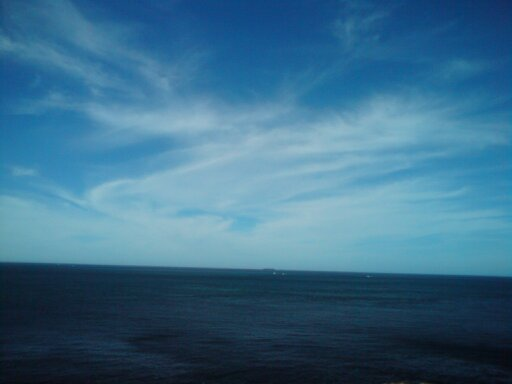
//> input picture hw4_Hough_Transform/sea.jpg, 512 x 384 px
$ ./hw4   (built with g++ and OpenCV 4)
//> lines starting //> are read from the running program, lines starting //| are printed output that depends on the picture; after the words box and inside, x2 and y2 are one past the last pixel; in counts of white or black regions, pixels touching at a corner belong together
#include <iostream>
#include <cstdio>
#include <opencv2/opencv.hpp>
#include <math.h>


using namespace std;
using namespace cv;

int main()
{
	//把圖片以灰階讀入
	Mat img = imread("sea.jpg", CV_LOAD_IMAGE_GRAYSCALE);
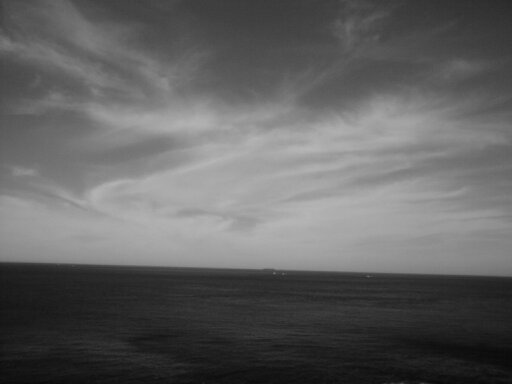
//> img: 384 rows x 512 cols, CV_8UC1; min 9, max 182, mean 97.7

	//先去雜訊，等下做Canny效果才會比較好
	GaussianBlur(img, img, Size(3, 3), 0, 0);

	Mat img_canny, img_threshold;

	int edgeThresh = 50;

	//Canny，找出邊緣並變白色

	Canny(img, img_canny, edgeThresh, edgeThresh*3, 3);
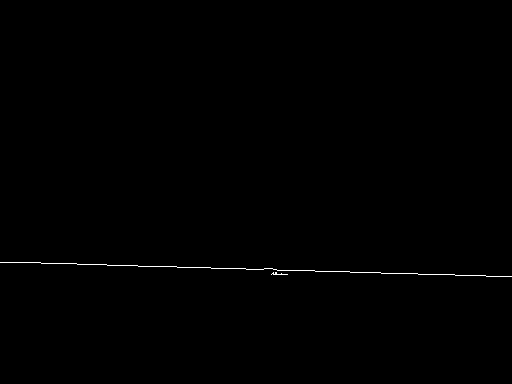
//> img_canny: 384 rows x 512 cols, CV_8UC1; 0.27% white in thin lines or dots, all inside (x1, y1, x2, y2) = (0, 262, 512, 277)

	//反轉影像，讓邊緣變黑
	threshold(img_canny, img_threshold, 128, 255, THRESH_BINARY_INV);

	imwrite("canny.jpg ", img_canny);
	imwrite("img_threshold.jpg ", img_threshold);

	//建立hough圖，三角座標系

	int size =  640;// 影像高寬 : 384*384+512*512 再開根號 	= 640

	// 3600 = 360 / 0.1，以0.1度為一單位 ，Scalar(0) 代表初始全部的點都為 黑色
	Mat hough(size, 3600, CV_8U, Scalar(0));

	float PI = 3.1415;

	int height= img_canny.rows; //高
//> height = 384
	int width= img_canny.cols; //寬
//> width = 512

	for (int y = 0; y < height; y++)
	{
		for (int x = 0; x < width; x++)
		{
			//找出原圖座標系的白點
			if (img_canny.at<uchar>(y,x) == 255)
			{

			//進入 theta，rho 三角坐標系

				for (int theta = 0; theta < 3600; theta ++)
				{
					for (int rho = 0; rho < size; rho ++)
					{
						// x cos + y sin 接近 0
						if (
						    ((x*cos((double)(theta/10)* PI / 180.0) + y * sin((double)(theta/10)* PI / 180.0))
								-rho/10	> 0)
									&&
							((x*cos((double)(theta/10)* PI / 180.0) + y * sin((double)(theta/10)* PI / 180.0))
								-rho/10 < 1)
						   )
						{
							//改成白色
							hough.at<uchar>(rho, theta) = 255;
						}
					}
				}
			}
		}
	}
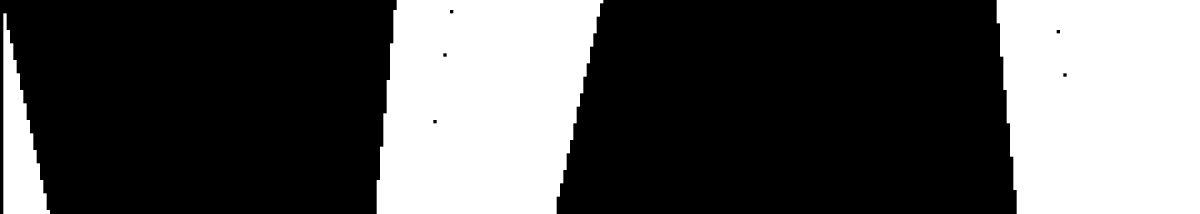
//> hough: 640 rows x 3600 cols, CV_8UC1 (shown at 1/3 size); 34% white; 3 white regions, box (x1, y1, x2, y2) and area: (2990, 0, 3600, 640) 371000, (1130, 0, 1810, 640) 370300, (10, 40, 150, 640) 42700

	imwrite("hough.jpg ", hough);
	waitKey(0);
	return 0;

}
